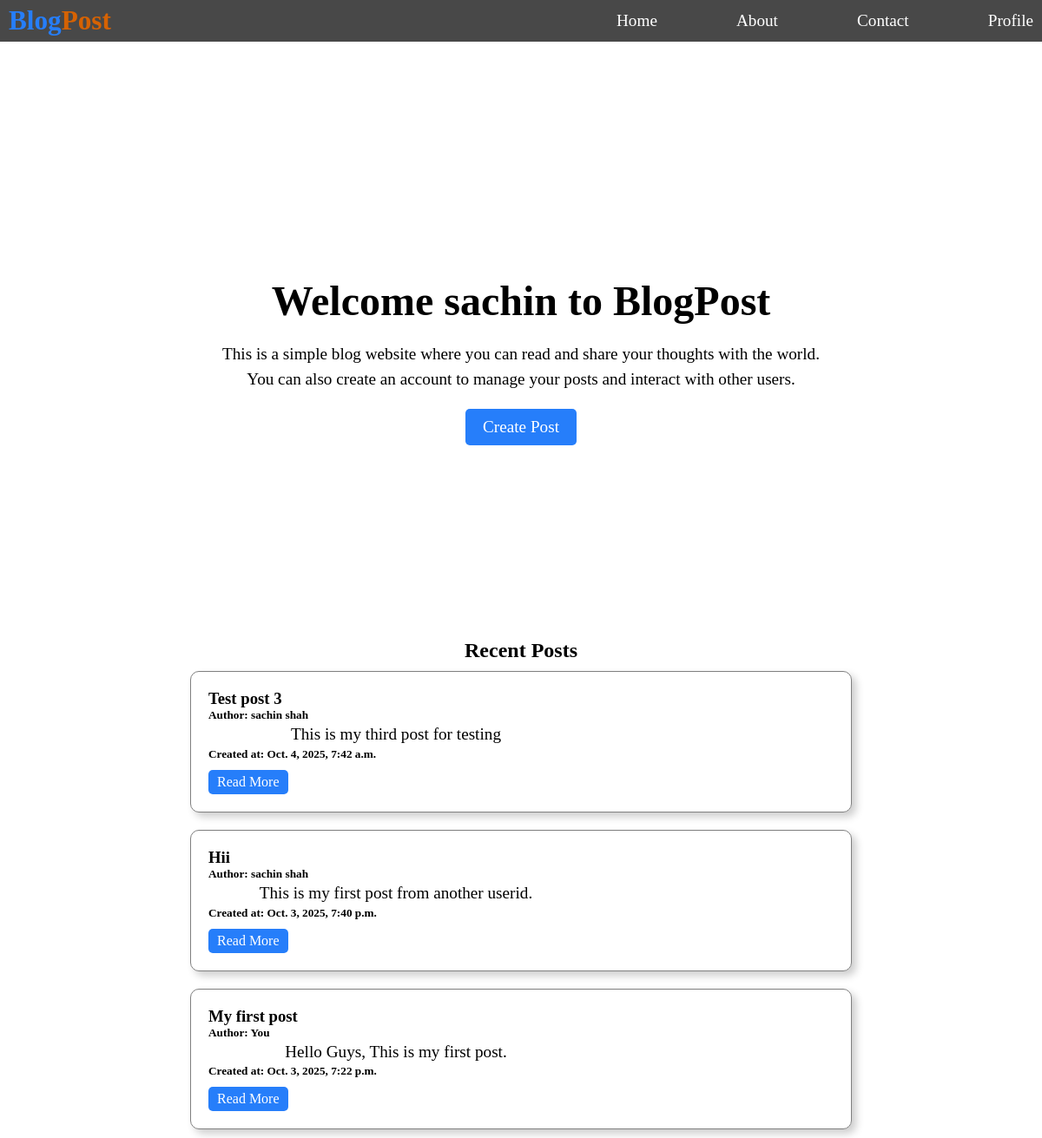
Screenshot of / (signed in) with the database file from the repository.
### blog/models.py (models this page shows)
class Post(models.Model):
    postid = models.AutoField(primary_key=True)
    title = models.CharField(max_length=100)
    content = models.TextField()
    created_at = models.DateTimeField(auto_now_add=True)
    updated_at = models.DateTimeField(auto_now=True)
    user = models.ForeignKey(User, on_delete=models.CASCADE)

### blog/views.py (the view)
# urls.py: 2. Add a URL to urlpatterns:  path('', views.home, name='home')
def home(request):
    posts = []
    if request.user.is_authenticated:
        posts = Post.objects.all().order_by('-created_at')
        return render(request, "blog/index.html", context = {'pageName' : 'Home | BlogPost','posts':posts})
    return render(request, "blog/index.html", context = {'pageName' : 'Home | BlogPost'})

### blog/templates/blog/index.html
{% extends "blog/base.html" %}
{% load static %}
{% block start %}
<div class="home">
    <h1>Welcome {% if user.is_authenticated %}
      {{user.first_name}}
    {% endif %} to BlogPost</h1>
    <p>This is a simple blog website where you can read and share your thoughts with the world. You can also create an
        account to manage your posts and interact with other users.</p>
    {% if not user.is_authenticated %}
    <a href="/login" class="btn">Get Started</a>
    {% else %}
    <a href="/post_blog" class="btn">Create Post</a>
    {% endif %}
</div>
<div class="posts">
    {% if posts %}
    <h2>Recent Posts</h2>
    {% for post in posts %}
    <div class="post-item">
        <h3>{{ post.title }}</h3>
        <h5>Author: {% if user.username == post.user.username %}
            You
            {%else%}
            {{post.user.first_name}} {{post.user.last_name}}
        {% endif %}</h5>
        <p>{{ post.content }}</p>
        <h5>Created at: {{post.created_at}}</h5>
        <a href="/posts" class="btn">Read More</a>
    </div>
    {% endfor %}
    {% endif %}
</div>
{% endblock start %}

### blog/static/blog/base.css (style rules this page uses)
* { margin: 0; }

### rows the page displays
Post: title "Test post 3", user.first_name "sachin", user.last_name "shah", content "This is my third post for testing", created_at "Oct. 4, 2025, 7:42 a.m."
Post: title "Hii", user.first_name "sachin", user.last_name "shah", content "This is my first post from another userid.", created_at "Oct. 3, 2025, 7:40 p.m."
Post: title "My first post", shows "You", content "Hello Guys, This is my first post.", created_at "Oct. 3, 2025, 7:22 p.m."

### other values shown
{{ user.first_name }} "sachin"
